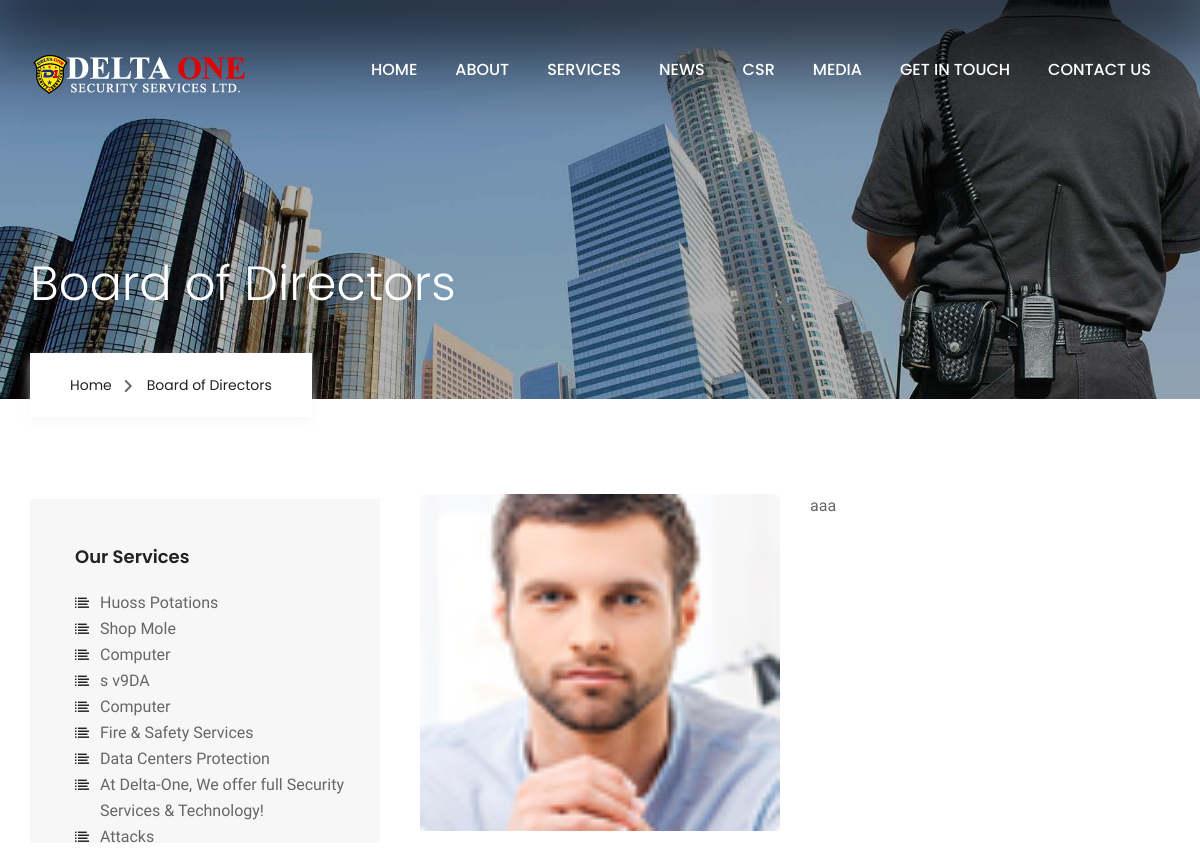
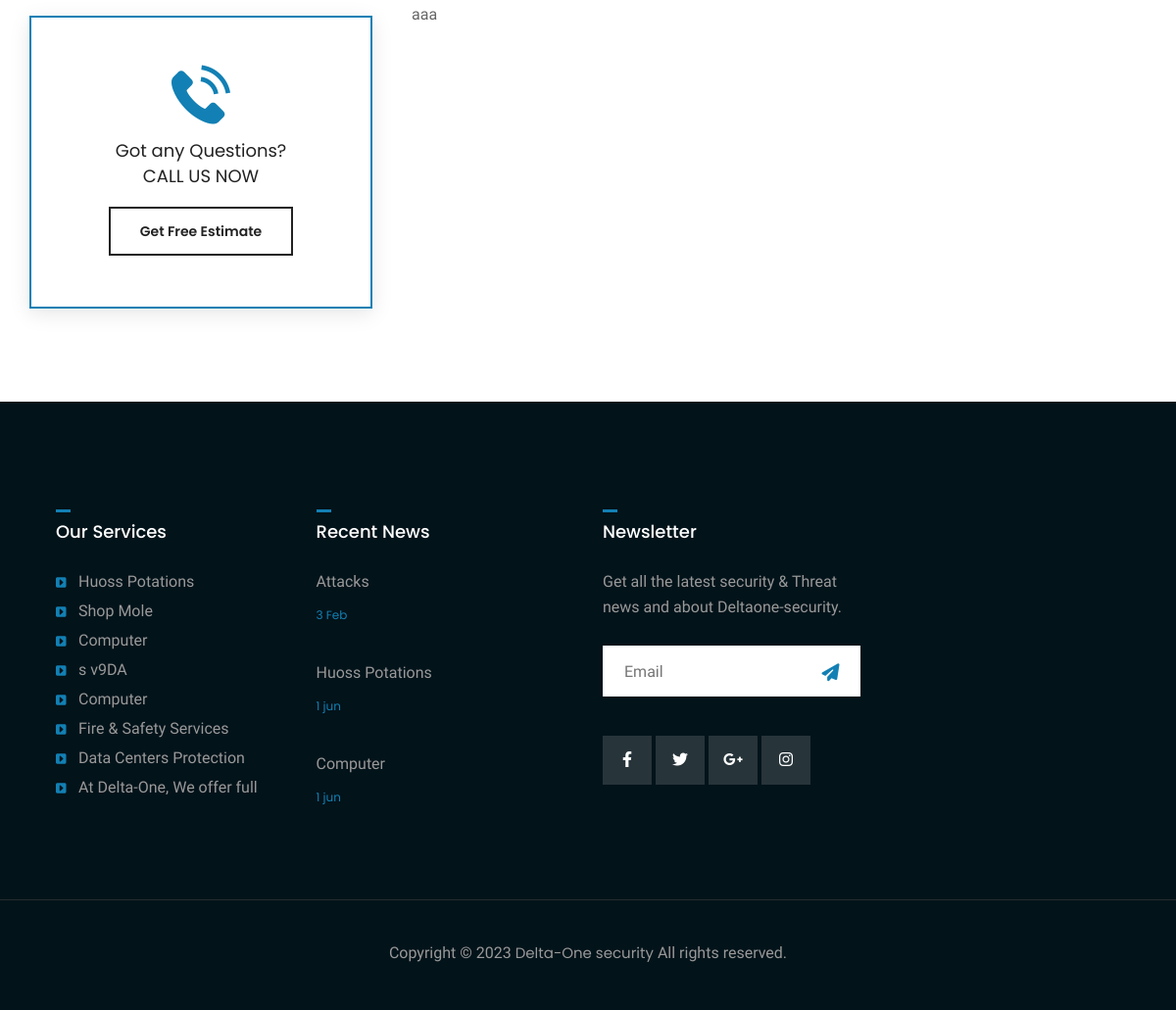
The page /board_of_directors-us/ on the database as committed earlier (2 pictures, top to bottom).
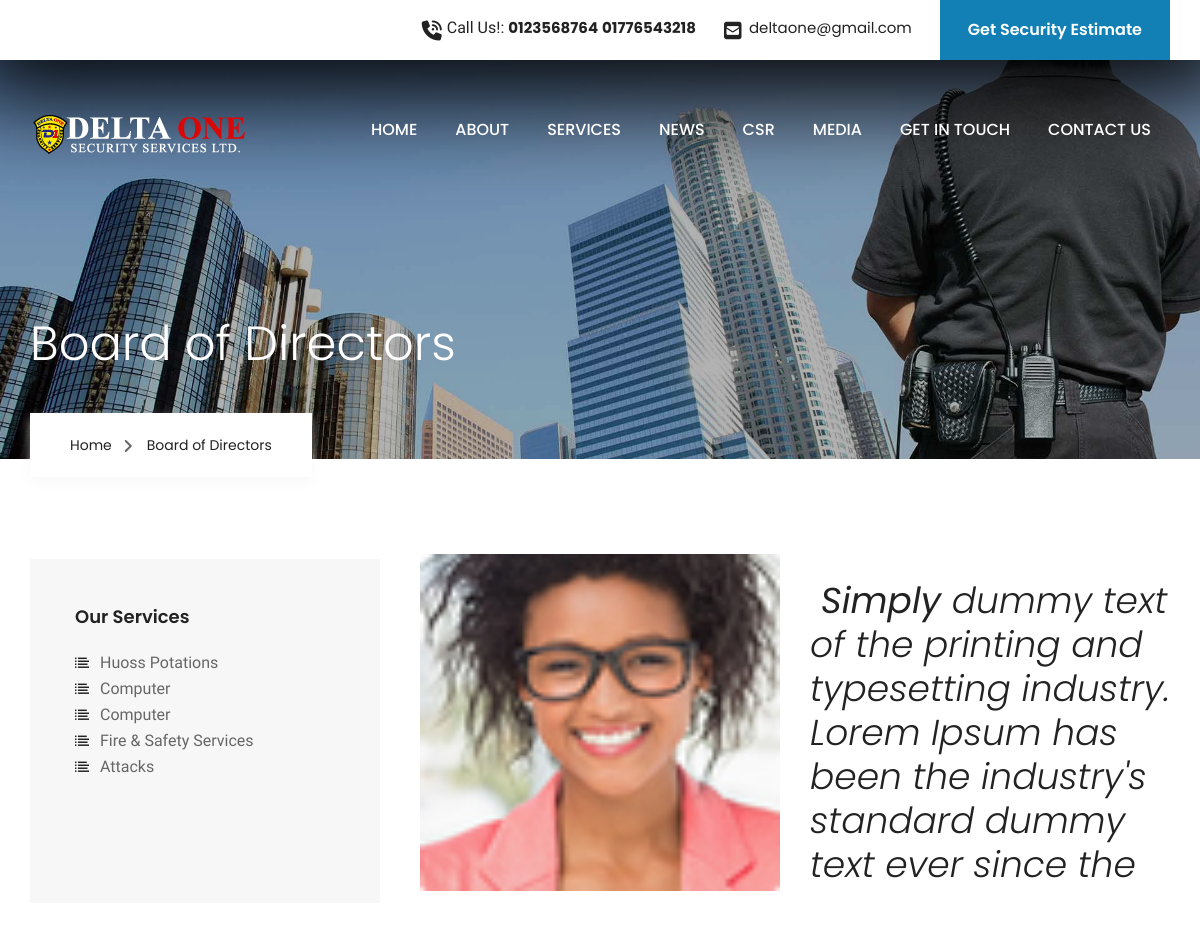
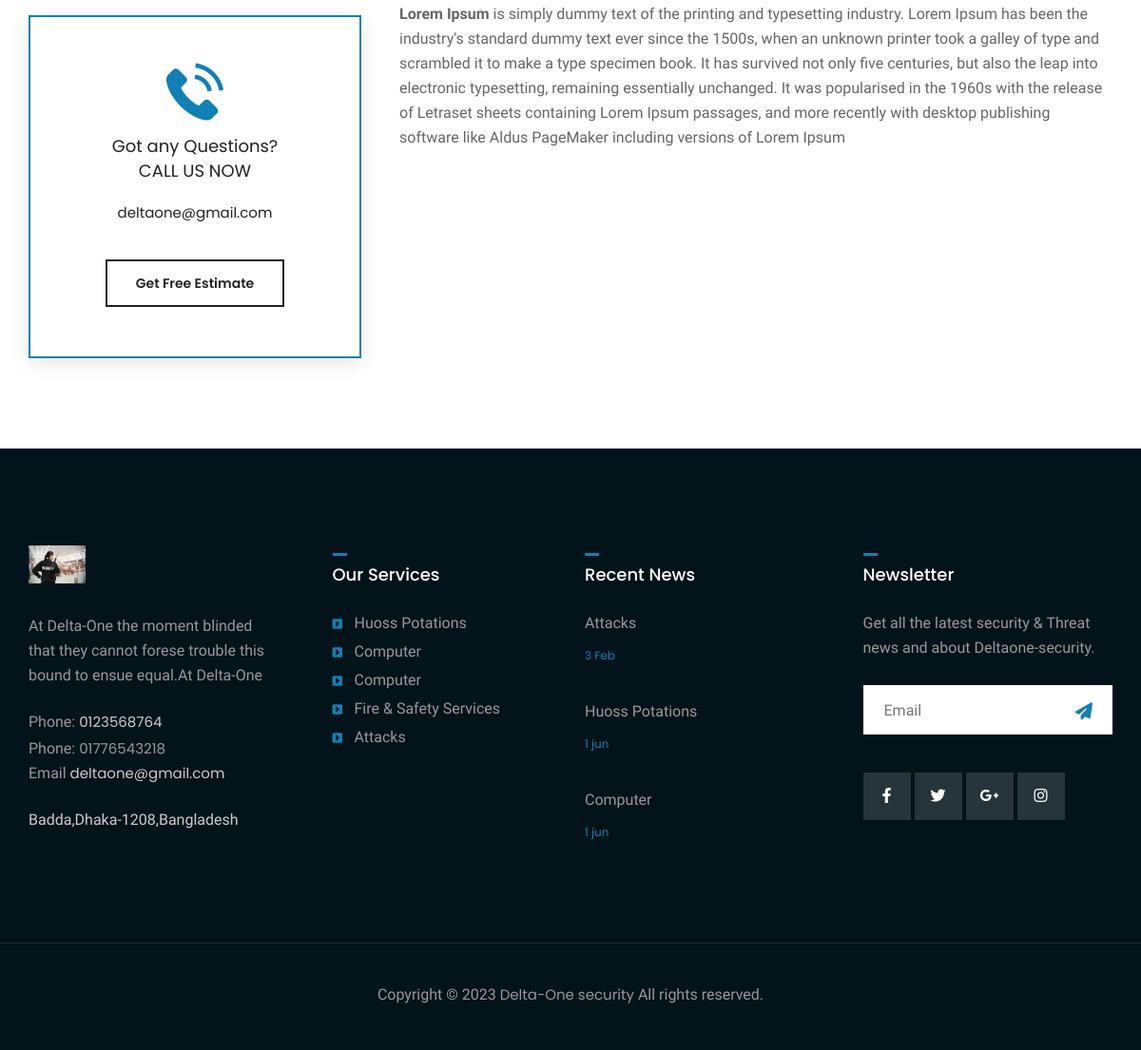
The same page on the database as committed later (2 pictures, top to bottom).
### security_app/models.py (models this page shows, shortened)
class Other_Page_Image(models.Model):
    image = models.ImageField(upload_to='Other_Image',blank=True)
    Image_Name = models.CharField(max_length=50,blank=True)
    class Meta:
        verbose_name_plural = 'Other_Page_Images'

class Service_Section(models.Model):
    image = models.ImageField(upload_to='ServiceImage',)
    title = models.CharField(max_length=100)
    detalis = RichTextField(default='aaa')

class Board_of_directors(models.Model):
    name = models.CharField(max_length=100,)
    image = models.ImageField(upload_to='BoardOfDirectors')
    first_part = RichTextField(default='aaa')
    secend_part = RichTextField(default='aaa')
    class Meta:
        verbose_name = 'Board_of_directors'
        verbose_name_plural = 'Board_of_directorss'

class News_section(models.Model):
    image = models.ImageField(upload_to='News_sectionImage')
    title = models.CharField(max_length=100)
    detalis = models.CharField(max_length=150)
    date = models.CharField(max_length=100,null=True)
    class Meta:
        verbose_name = 'News_section'
        verbose_name_plural = 'News_sections'

class Header_and_Footer(models.Model):
    image = models.ImageField(upload_to='Our_blog')
    detalis = models.CharField(max_length=150)
    phone_number1 = models.CharField(max_length=16)
    phone_number2 = models.CharField(max_length=16)
    email =models.EmailField(max_length=100)
    address = models.CharField(max_length=100)
    class Meta:
        verbose_name = 'Header_and_Footer'
        verbose_name_plural = 'Header_and_Footers'
    def __str__(self):
        return self.phone_number1

### security_app/views.py (the view)
# urls.py: path('board_of_directors-us/',board_of_directors,name='board_of_directors-page' ),
def board_of_directors(request):
    board_of_directors= Board_of_directors.objects.all().order_by("-id")[:1]
    context={
        'board_of_directors':board_of_directors
    }
    return render(request,'security_app/board_of_directors.html',context)

### security_app/context_processors.py (called while the page is built)
def G_services(requrest):
    g_service_s = Service_Section.objects.all()
    context={
        'g_service_s':g_service_s
    }
    return context

def G_security_information(requrest):
    g_service_info = Security_information.objects.all().order_by("-id")[:1]
    context={
        'g_service_info':g_service_info
    }
    return context

def G_Gave_Protection_R(requrest):
    g_Gave_Protection_R = I_Gave_Protection_R.objects.all().order_by("-id")[:3]
    context={
        'g_Gave_Protection_R':g_Gave_Protection_R
    }
    return context

def G_Gave_Protection_L(requrest):
    g_Gave_Protection_L = I_Gave_Protection_L.objects.all().order_by("-id")[:3]
    context={
        'g_Gave_Protection_L':g_Gave_Protection_L
    }
    return context

def G_Skill(requrest):
    g_Skill = Skill.objects.all().order_by("-id")[:3]
    context={
        'g_Skill':g_Skill
    }
    return context

def G_contact(requrest):
    g_contact = Header_and_Footer.objects.all()
    print(g_contact)
    context={
        'g_contact':g_contact
    }
    return context

def G_news(requrest):
    g_news = News_section.objects.all()
    context={
        'g_news':g_news
    }
    return context

### security_app/templates/security_app/board_of_directors.html (shortened to what this page needs)
{% extends 'security_app/base.html' %}
{% load static %}
{% block content %}
     {% for i in g_Other_Page_Image %}
     <section class="page-title" style="background-image: url({{i.image.url}});">
     {% endfor %}
        <div class="container">
            <div class="content-box">
                <h1 class="title">Board of Directors</h1>
                <ul class="bread-crumb">
                    <li><a href="{% url 'index-page' %}">Home</a></li>
                    <li>Board of Directors</li>
                </ul>
            </div>
        </div>
    </section>
    <section class="service-details">
        <div class="container">
            <div class="row">
                <div class="col-lg-4 col-md-12 col-sm-12 sidebar-side">
                    <div class="service-sidebar-content">
                        <div class="sidebar-categories wow fadeInLeft" data-wow-delay="0ms" data-wow-duration="1500ms" style="width: 350px;height: 344px; overflow: hidden;" >
                            <div class="sidebar-title"><h4>Our Services</h4></div>
                            {% for i in g_service_s %}
                                <ul class="categories-list">
                                    <li><a href="manned-guarding.html">{{ i.title }}</a></li>
                                </ul>
                            {% endfor %}
                        </div>
                            <div class="sidebar-call centred wow fadeInLeft" data-wow-delay="300ms" data-wow-duration="1500ms">
                                <div class="icon-box"><i class="flaticon-telephone"></i></div>
                                <div class="text">Got any Questions?<br />CALL US NOW</div>
                                {% for i in g_contact %}
                                <div class="email"><a href="{{ i.email }}">{{ i.email }}</a></div>
                                {% endfor %}
                                <div class="link"><a href="#">Get Free Estimate</a></div>
                            </div>
                    </div>
                </div>
                <div class="col-lg-8 col-md-12 col-sm-12 content-side">
                    <div class="service-details-content">
                    {% for i in board_of_directors %}
                        <div class="content-style-two">
                            <div class="inner-content">
                                <div class="row">
                                    <div class="col-lg-6 col-md-12 col-sm-12 image-column">
                                        <figure class="image-box"><img  style="width: 370px; height: 337px; " src="{{ i.image.url }}" alt=""></figure>
                                    </div>
                                    <div style="height: 330px; overflow: hidden; margin-top: 5px; " class="col-lg-6 col-md-12 col-sm-12 text-column">
                                        <div class="text">
                                            <p>{{ i.first_part| safe}}</p>
                                        </div>
                                    </div>
                                </div>
                            </div>
                            <div class="text">{{ i.secend_part|safe }}</div>
                        </div>
                    {% endfor %}
                    </div>
                </div>
            </div>
        </div>
    </section>
    {% endblock content %}

### security_app/templates/security_app/base.html (shortened to what the changed rows need)
<!DOCTYPE html>
<html lang="en">
<head>
{% load static %}
<link href="{% static 'security_app/css/style.css' %}" rel="stylesheet">
<link href="{% static 'security_app/css/responsive.css' %}" rel="stylesheet">
<link rel="stylesheet" href="https://cdnjs.cloudflare.com/ajax/libs/font-awesome/6.3.0/css/all.min.css"/>
</head>
<body class="boxed_wrapper">
    <header class="main-header">
        <div class="header-top">
            <div class="container clearfix">
                    {% for i in g_contact %}
                    <div class="top-right clearfix">
                        <ul class="clearfix">
                            <li class="upper-column float-left">
                                <i class="fa fa-phone-volume"></i>
                                Call Us!: <a href="tel:{{ i.phone_number1 }}" >{{ i.phone_number1 }}</a> <a href="tel:{{ i.phone_number2 }}">{{ i.phone_number2 }}</a>
                            </li>
                            <li class="upper-column">
                                <i class="fa fa-envelope-square"></i>
                                <a href="mailto:{{ i.email }}">{{ i.email }}</a>
                            </li>
                            <li class="upper-column">
                                <a href="#" class="upper-btn">Get Security Estimate</a>
                            </li>
                        </ul>
                    </div>
                    {% endfor %}
            </div>
        </div>
        <div class="container">
        </div>
    </header>
    {% block content %}
    {% endblock content %}
    <footer class="main-footer">
        <div class="footer-top" style="margin-top: 0%;" >
            <div class="container">
                <div class="row">
                    {% for i in g_contact %}
                    <div class="col-lg-3 col-md-6 col-sm-12 footer-column">
                        <div class="logo-widget footer-widget wow fadeInUp" data-wow-delay="0ms" data-wow-duration="1500ms">
                            <figure class="footer-logo"><a href="index.html"><img style="height: 218px; height: 40px; overflow: hidden; " src="{{ i.image.url }}" alt=""></a></figure>
                            <div style="height: 262.5px; height: 78px; overflow: hidden; " class="text">{{ i.detalis }}</div>
                            <ul class="info-box">
                                <li style="height: 262.5px; height: 26.5px; overflow: hidden; " >Phone: <a href="tel:{{ i.phone_number1 }}">{{ i.phone_number1 }}</a></li> Phone: <a href="tel:{{ i.phone_number2 }}">{{ i.phone_number2 }}</a></li>
                                <li>Email <a href="mailto:{{ i.email }}">{{ i.email }}</a></li>
                            </ul>
                            <div style="height: 262.5px; height: 48px; overflow: hidden; " class="address">{{ i.address }}</div>
                        </div>
                    </div>
                    {% endfor %}
                    <div class="col-lg-3 col-md-6 col-sm-12 footer-column"  style="width: 292.5px;height: 291px; overflow: hidden; "  >
                        <div class="service-widget footer-widget wow fadeInUp" data-wow-delay="250ms" data-wow-duration="1500ms">
                            <ul class="service-list">
                                {% for i in g_service_s %}
                                <li><a href="{% url 'services_details-page' i.pk %}">{{ i.title }}</a></li>
                                {% endfor %}
                            </ul>
                        </div>
                    </div>
                    <div class="col-lg-3 col-md-6 col-sm-12 footer-column" style="width: 292.5px;height: 305px; overflow: hidden; " >
                        <div class="post-widget footer-widget wow fadeInUp" data-wow-delay="500ms">
                            {% for i in g_news %}
                            <div class="post">
                                <div class="text"><a href="blog-details.html">{{ i.title }}</a></div>
                                <div class="post-date">{{ i.date }}</div>
                            </div>
                            {% endfor %}
                        </div>
                    </div>
                </div>
            </div>
        </div>
        <div class="footer-bottom centred">
        </div>
    </footer>
</body>
</html>

Rows that differ between the two databases and show on the page:
removed Service_Section: title "Shop Mole"
removed Service_Section: title "s v9DA"
removed Service_Section: title "Data Centers Protection"
removed Service_Section: title "At Delta-One, We offer full Security Services & Technology!", title "At Delta-One, We offer full…"
removed Board_of_directors: image (picture), first_part "aaa", secend_part "aaa"
added Header_and_Footer: phone_number1 "0123568764", phone_number2 "01776543218", email "deltaone@gmail.com", image (picture), detalis "At Delta-One the moment blinded that they cannot forese trouble this bound to ensue equal.At Delta-One…", address "Badda,Dhaka-1208,Bangladesh"
now on one of the page's lists (row unchanged): Service_Section: title "Attacks"
added Board_of_directors: image (picture), first_part "Simply dummy text of the printing and typesetting industry. Lorem Ipsum has been the industry's standard dummy text ever since the…", secend_part "Lorem Ipsum is simply dummy text of the printing and typesetting industry. Lorem Ipsum has been the industry's standard dummy text ever since the 1500s, when an unknown printer took a galley of type and scrambled it to make a type specimen book. It has survived not only five centuries, but also the leap into electronic typesetting, remaining essentially unchanged. It was popularised in the 1960s with the release of Letraset sheets containing Lorem Ipsum passages, and more recently with desktop publishing software like Aldus PageMaker including versions of Lorem Ipsum"
